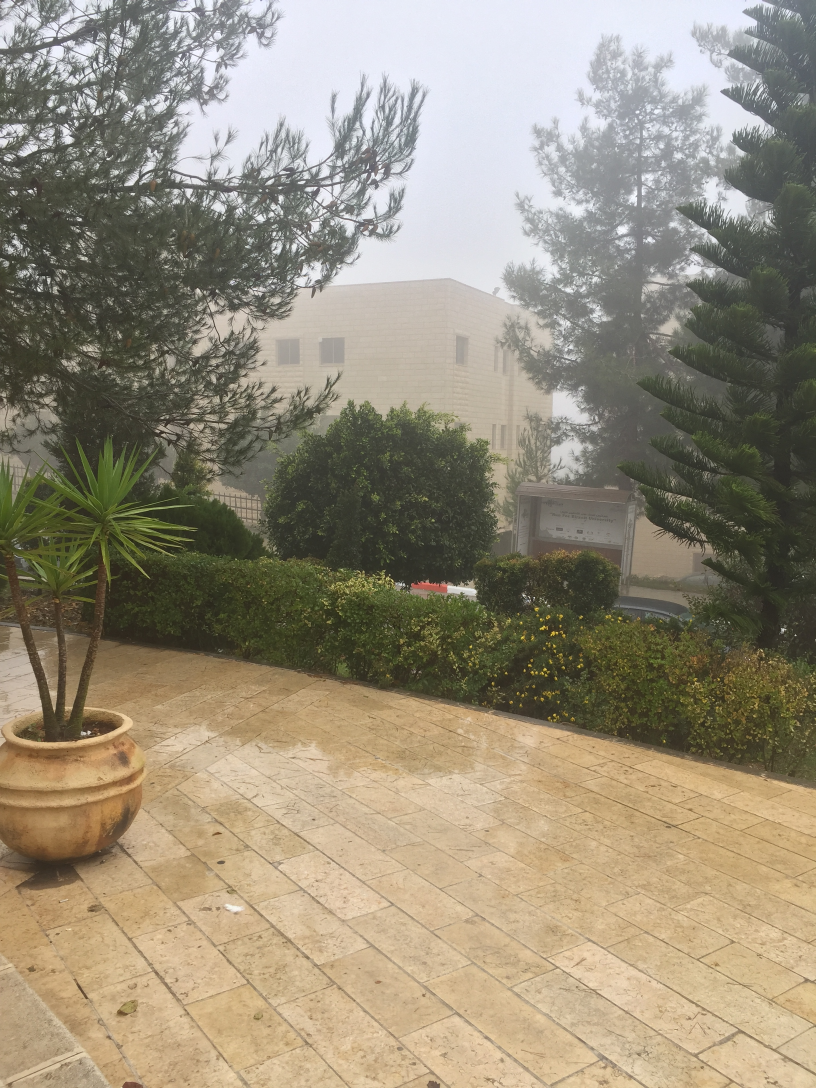
#> input picture Input & Output/10/1.JPG, 2448 x 3264 px (shown at 1/3 size); its folder holds 3 pictures in this run
$ python source.py
#> lines starting #> are read from the running program, lines starting #| are printed output that depends on the picture; long printed decimals are rounded
import math
import numpy as np
import cv2 as cv2
import glob
import imutils
import os
import time
import matplotlib.pyplot as plt


width = int(500)
height = int(700)

def saveEnhancedImage(image,innerDirectory,name):
    if(not os.path.exists(str(innerDirectory))):
        os.makedirs(str(innerDirectory))
    return cv2.imwrite((str(innerDirectory)+'/'+str(name)+'.jpg'),image)


# [53 lines left out: functions rotate2, rotated_rect, crop, rotate, not called in this run]
#--------------------------#

#--------------------------#
def showAndWait(img):
    x=1
    # cv2.imshow('im', img)
    # cv2.waitKey(0)
#--------------------------#


#--------------------------#
def show(img):
    cv2.imshow('im', img)
#--------------------------#

# [11 lines left out: function increase_brightness, not called in this run]

#--------------------------#
def getImage(path):
#> called with path = 'Input & Output/10/1.JPG'
    return cv2.imread(path)
#> returned value is the input picture: shape (3264, 2448, 3); mean B, G, R 121.3, 141.1, 150.3
#--------------------------#


#--------------------------#
def resize(img,w,h):
#> called with w = 500, h = 700
    return  cv2.resize(img, (w, h))
#> returned value: shape (700, 500, 3)
#--------------------------#


#--------------------------#
# def rotate(img,times):
#     M = cv2.getRotationMatrix2D((width / 2, height / 2), 15, 1)
#     for i in range(times):
#         img = cv2.warpAffine(img, M, (width, height))
#     return img
#--------------------------#


#--------------------------#
def returnFeatureDetectionAlgorithm(algoName):
    if(algoName == 'SIFT'):
        return cv2.xfeatures2d.SIFT_create()
    if(algoName == 'SURF'):
        return  cv2.xfeatures2d.SURF_create()
    if(algoName == 'ORB'):
        return cv2.ORB_create(nfeatures=1500)
    return None
#--------------------------#


#--------------------------#
def getKeyPoints_Descriptors(algo,img):
    return algo.detectAndCompute(img, None)
#--------------------------#


#--------------------------#
def returnMatchingImage(img1, kp1, img2, kp2, matches, k):
    return cv2.drawMatches(img1, kp1, img2, kp2, matches[:k], None)
#--------------------------#


#--------------------------#
def findMinAbsSlope(algoName,img1, img2, k, knn = True):
    algo = returnFeatureDetectionAlgorithm(algoName)

    kps1, des1 = getKeyPoints_Descriptors(algo, img1)

    kps2, des2 = getKeyPoints_Descriptors(algo, img2)

    matches = returnSortedMatchesBetweenTwoImages(algoName, des1, des2, knn)

    val = 0
    dis = 0
    for i in matches[:k]:
        x1, y1 = kps1[i.queryIdx].pt
        x2, y2 = kps2[i.trainIdx].pt
        if (x2 == x1):
            val = val + 0
        else:
            val = val + abs((y2 - y1) / (x2 - x1))
        dis = dis + ((y2 - y1)**2 + (x2+width - x1)**2)**0.5

    return val*dis
#--------------------------#


#--------------------------#
def findMinimumSlopeSidePair(algoName, img1, img2, k, knn = True):
    M = cv2.getRotationMatrix2D((width / 2, height / 2), 90, 1)
    mn = None
    side1, side2 = 0, 0
    for i in range(4):
        for j in range(4):
            val = findMinAbsSlope(algoName, img1, img2, k, knn)
            if(mn == None or val < mn):
                side1 = i
                side2 = j
                mn = val
            img2 = cv2.warpAffine(img2, M, (width, height))
        img1 = cv2.warpAffine(img1, M, (width, height))
    return (mn,side1, side2)
#--------------------------#


#--------------------------#
def findMinimumSlopeSidePair2(algoName, img1, img2, k, knn = True):
    M = cv2.getRotationMatrix2D((width / 2, height / 2), 90, 1)
    mn = None
    side = 0
    for j in range(4):
        val = findMinAbsSlope(algoName, img1, img2, k, knn)
        if(mn == None or val < mn):
            side = j
            mn = val
        img1 = cv2.warpAffine(img1, M, (width, height))
    return (mn,side)
#--------------------------#


#--------------------------#
def returnSortedMatchesBetweenTwoImages(algoName,des1, des2, knn = True):
    if(algoName == 'SIFT' or algoName == 'SURF'):
        if(knn == True):
            bf = cv2.BFMatcher()
            matches = bf.knnMatch(des1, des2, k=2)
            good = []
            for m in matches:
                if len(m) == 2 and m[0].distance < m[1].distance * 0.75:
                    good.append(m[0])

            return sorted(good, key=lambda x: x.distance)
        else:
            bf = cv2.BFMatcher(cv2.NORM_L2, crossCheck=True)
            matches = bf.match(des1, des2)
            return sorted(matches, key=lambda x: x.distance)

    if(algoName == 'ORB'):
        if(knn == True):
            bf = cv2.BFMatcher()
            matches = bf.knnMatch(des1, des2, k=2)
            good = []
            for m in matches:
                if len(m) == 2 and m[0].distance < m[1].distance * 0.75:
                    good.append(m[0])
            return sorted(good, key=lambda x: x.distance)
        else:
            bf = cv2.BFMatcher(cv2.NORM_HAMMING, crossCheck = True)
            matches = bf.match(des1, des2)
            return sorted(matches, key = lambda x:x.distance)
#--------------------------#
#--------------------------#
def matchKeypoints(kpsA, kpsB, featuresA, featuresB,
    reprojThresh,matches):

    newMatches = []

    for m in matches:
      newMatches.append((m.trainIdx,m.queryIdx))

    ptsA = np.float32([kpsA[i] for (_, i) in newMatches])
    ptsB = np.float32([kpsB[i] for (i, _) in newMatches])

    (H, status) = cv2.findHomography(ptsA, ptsB, cv2.RANSAC,reprojThresh)
    return (newMatches, H, status)
#--------------------------#

def getGaussianFilter(image,size,sigma):
    return cv2.GaussianBlur(image,(size, size),sigma)

# [21 lines left out: functions illuminate, addGaussianNoise, not called in this run]
#--------------------------#
def stitch(algoName, imagesPath, k, knn = True,operation='NONE',blur = 0):

    totalTime =0
    algo = returnFeatureDetectionAlgorithm(algoName)
    image_list = []
    for filename in glob.glob(imagesPath + '/*.*'):
        # print(filename.split(imagesPath + '/')[1])
        # print(filename)
        im = resize(getImage(filename), width, height)
        if(operation=='BLUR'):
         im = getGaussianFilter(im,20,blur)
        if(operation == 'NOISE'):
         im = addGaussianNoise(im,0,angle)
        if(operation == 'GAMMA'):
            im = illuminate(im,10,0)

        image_list.append((im, filename.split(imagesPath + '/')[1].split('.')[0]))
#> pass 2 of the loop in stitch, `for filename in glob.glob(imagesPath + '/*.*'):`:
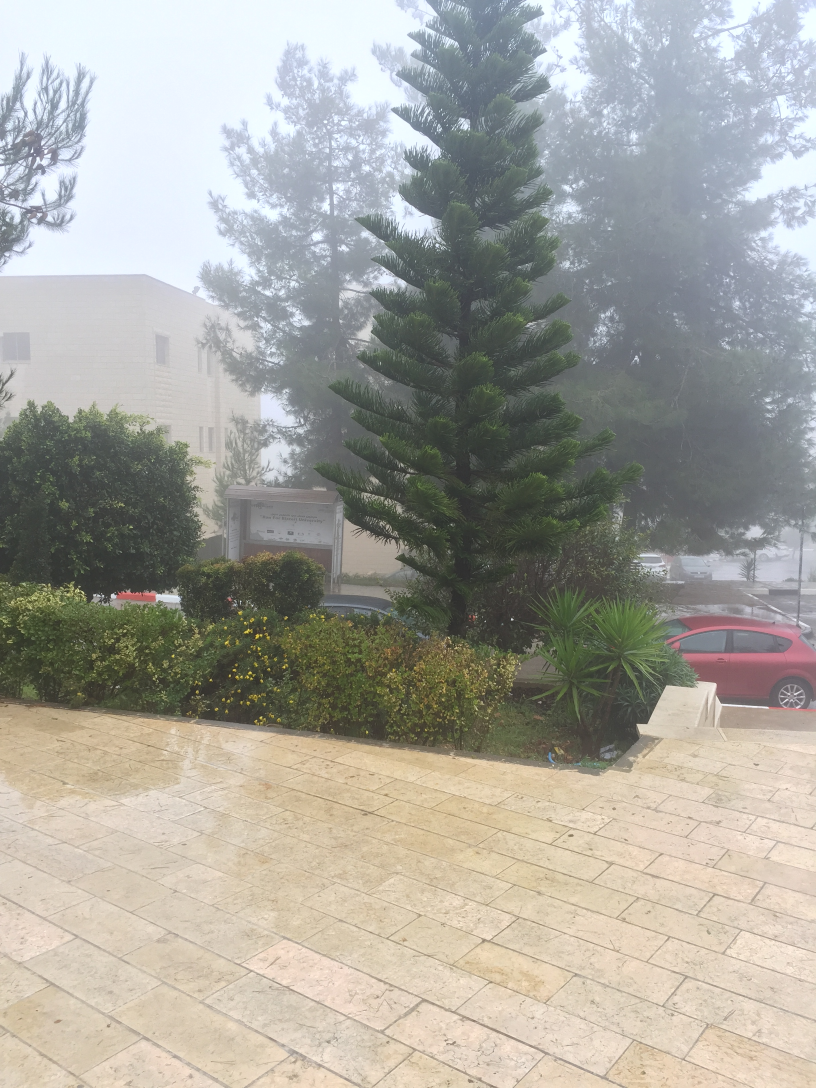
#> input picture Input & Output/10/2.JPG, 2448 x 3264 px (shown at 1/3 size)
#> in getImage, returned value is the input picture: shape (3264, 2448, 3); mean B, G, R 156.9, 164.5, 166.2
#> in resize (call 2), `return  cv2.resize(img, (w, h))`:
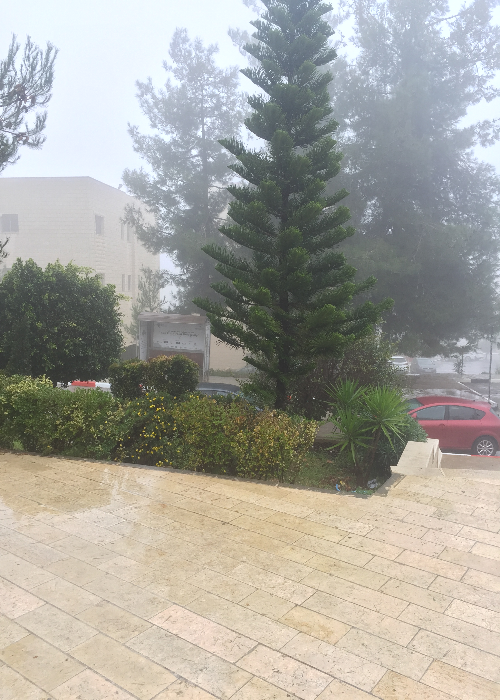
#> returned value: shape (700, 500, 3); mean of channels 0, 1, 2 156.7, 164.3, 166; drawn as B, G, R
    image_list = sorted(image_list, key=lambda x: x[1])
#> image_list = 3 items
    for i in range(len(image_list)):
        image_list[i] = image_list[i][0]
#> this loop made 3 passes
    # image_list[0] = rotate(image_list[0],angle)

    # Just for two photos [0] and [1]
    if(len(image_list) >= 2):
        # image_list[len(image_list) - 2] = rotate_im(image_list[len(image_list) - 2],20)
        showAndWait(image_list[len(image_list) - 2])
        showAndWait(image_list[len(image_list) - 1])
        mm, side1, side2 = findMinimumSlopeSidePair('ORB' ,image_list[len(image_list) - 2], image_list[len(image_list) - 1], k, False)
#> the loop in findMinimumSlopeSidePair, `for i in range(4):` made 4 passes
#> after the loop in findMinimumSlopeSidePair, `for i in range(4):`:
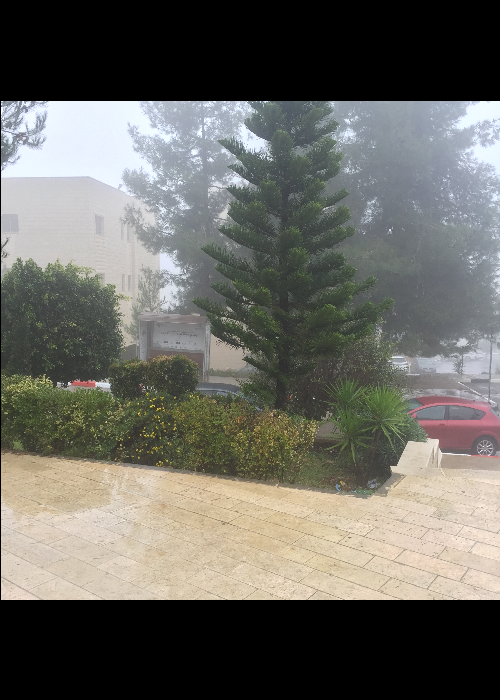
#> img1: shape (700, 500, 3); mean of channels 0, 1, 2 98, 104.3, 105.3; drawn as B, G, R
#> after the loop in findMinimumSlopeSidePair, `for i in range(4):`:
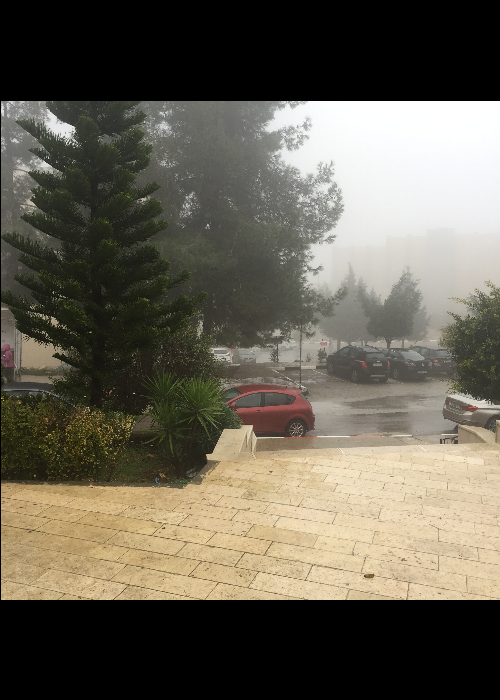
#> img2: shape (700, 500, 3); mean of channels 0, 1, 2 83.4, 96.3, 101.6; drawn as B, G, R
#> after the loop in findMinimumSlopeSidePair, `for i in range(4):`: mn = 187918.2; side1 = 0
#> mm = 187918.2; side1 = 0; side2 = 0
        # image_list[len(image_list) - 2] = rotate(image_list[len(image_list) - 2], side1)
        # image_list[len(image_list) - 1] = rotate(image_list[len(image_list) - 1], side2)
        imageA = image_list[len(image_list) - 1]
        imageB = image_list[len(image_list) - 2]
        start = time.time()
        kps1, des1 = getKeyPoints_Descriptors(algo, imageA)
#> kps1 = 1482 keypoints; strongest (x, y, size): (208, 456, 37.2), (207, 455, 31), (73, 143, 31), (207, 456, 44.6)
        kps2, des2 = getKeyPoints_Descriptors(algo, imageB)
#> kps2 = 1487 keypoints; strongest (x, y, size): (391, 468, 31), (68, 382, 31), (392, 466, 31), (392, 467, 44.6)
        matches = returnSortedMatchesBetweenTwoImages(algoName, des1, des2, knn)
#> in returnSortedMatchesBetweenTwoImages (call 17), `matches = bf.knnMatch(des1, des2, k=2)`: matches = 1482 matches
#> after the loop in returnSortedMatchesBetweenTwoImages (call 17), `for m in matches:`: good = 55 matches
#> matches = 55 matches
        # imageB = rotate(imageB, kps1[matches[0].queryIdx].angle - kps2[matches[0].trainIdx].angle)
        kps1, des1 = getKeyPoints_Descriptors(algo, imageA)
        kps2, des2 = getKeyPoints_Descriptors(algo, imageB)

        matches = returnSortedMatchesBetweenTwoImages(algoName, des1, des2, knn)


        end = time.time()
        totalTime = totalTime + (end - start)
        m = returnSortedMatchesBetweenTwoImages(algoName, des2, des1, knn)
#> in returnSortedMatchesBetweenTwoImages (call 19), `matches = bf.knnMatch(des1, des2, k=2)`: matches = 1487 matches
#> after the loop in returnSortedMatchesBetweenTwoImages (call 19), `for m in matches:`: good = 50 matches
#> m = 50 matches
        mm = returnMatchingImage(imageB, kps2, imageA, kps1, m, k);
        showAndWait(mm)
        saveEnhancedImage(mm,'matches',algoName)
        start = time.time()
        kps1 = np.float32([kp.pt for kp in kps1])
#> kps1 = 1482 pairs, first value 31 to 468, second value 35 to 668
        kps2 = np.float32([kp.pt for kp in kps2])
#> kps2 = 1487 pairs, first value 31 to 467, second value 33 to 643
        M = matchKeypoints(kps1, kps2, des1, des2, 4,matches)
#> the loop in matchKeypoints, `for m in matches:` made 55 passes
#> after the loop in matchKeypoints, `for m in matches:`: newMatches = 55 pairs, first value 12 to 1483, second value 16 to 1467
#> in matchKeypoints, `ptsA = np.float32([kpsA[i] for (_, i) in newMatches])`: ptsA = 55 pairs, first value 40.8 to 395.6, second value 51.84 to 487.3
#> in matchKeypoints, `ptsB = np.float32([kpsB[i] for (i, _) in newMatches])`: ptsB = 55 pairs, first value 56.16 to 443.5, second value 70.8 to 491
#> in matchKeypoints, `(H, status) = cv2.findHomography(ptsA, ptsB, cv2.RANSAC,reprojThresh)`: H = [[0.853, -0.106, 208.8], [-0.00136, 0.819, 29.84], [-4.71e-06, -0.000302, 1]]; status = 55 values, max 1 at index 0, min 0 at index 1, mean 0.636
        (matches, H, status) = M
#> matches has the same summary as newMatches in matchKeypoints
        matchcount = len(matches)
#> matchcount = 55

        result = cv2.warpPerspective(imageA, H,
                                     (imageA.shape[1] + imageB.shape[1], imageA.shape[0]))
        result[0:imageB.shape[0], 0:imageB.shape[1]] = imageB
        end = time.time()
        totalTime = totalTime + (end - start)

        # [7 lines of commented-out code are left out]
        for i in range(len(image_list) - 2):
            showAndWait(result)
            showAndWait(image_list[len(image_list) - i - 3])
            mm, side = findMinimumSlopeSidePair2('ORB' ,image_list[len(image_list) - i - 3], result, k, False)
            # image_list[len(image_list) - i - 3] = rotate(image_list[len(image_list) - i - 3], side)
            imageA = result
            imageB = image_list[len(image_list) - i - 3]
            start = time.time()
            kps1, des1 = getKeyPoints_Descriptors(algo, imageA)
            kps2, des2 = getKeyPoints_Descriptors(algo, imageB)
            matches = returnSortedMatchesBetweenTwoImages(algoName, des1, des2, knn)

            # imageB = rotate(imageB, kps1[matches[0].queryIdx].angle - kps2[matches[0].trainIdx].angle)
            kps1, des1 = getKeyPoints_Descriptors(algo, imageA)
            kps2, des2 = getKeyPoints_Descriptors(algo, imageB)

            matches = returnSortedMatchesBetweenTwoImages(algoName, des1, des2, knn)
            end = time.time()
            totalTime = totalTime + (end - start)
            m = returnSortedMatchesBetweenTwoImages(algoName, des2, des1, knn)
            mm = returnMatchingImage(imageB, kps2 , imageA, kps1, m, k);
            showAndWait(mm)
            start = time.time()
            kps1 = np.float32([kp.pt for kp in kps1])
            kps2 = np.float32([kp.pt for kp in kps2])
            M = matchKeypoints(kps1, kps2, des1, des2, 4, matches)
            (matches, H, status) = M
            result = cv2.warpPerspective(imageA, H,
                                         (imageA.shape[1] + imageB.shape[1], imageA.shape[0]))
            result[0:imageB.shape[0], 0:imageB.shape[1]] = imageB
            end = time.time()
            totalTime = totalTime + (end - start)
            result = resize(result, width, height)
#> this loop made 1 pass
#> (M, side, totalTime) on pass 1: ([[6.12e-17, 1, -100], [-1, 6.12e-17, 600]], 0, 0.753)
#> after the loop, totalTime = 0.753
            # [11 lines of commented-out code are left out]
        result = resize(result, 1000, 500)
        showAndWait(result)
        saveEnhancedImage(result,'result',algoName)
        print(algoName,totalTime)
#| ORB 0.7535
        return totalTime,matchcount
    else:
        print('no enough images')


# [8 lines of commented-out code are left out]
stitch('ORB', '10', 100, True,'NONE')
stitch('SIFT', '10', 40, True,'NONE')
#> in stitch (call 2), `totalTime =0`: totalTime = 0
#> pass 2 of the loop in stitch, `for filename in glob.glob(imagesPath + '/*.*'):`:
#> the loop in stitch (call 2), `for i in range(len(image_list)):` made 3 passes
#> the loop in findMinimumSlopeSidePair (call 2), `for i in range(4):` made 4 passes
#> in stitch (call 2), `mm, side1, side2 = findMinimumSlopeSidePair('ORB' ,image_list[len(imag..`: mm = 26344.9
#> in stitch (call 2), `kps1, des1 = getKeyPoints_Descriptors(algo, imageA)`: kps1 = 1031 keypoints; strongest (x, y, size): (69, 80, 6.2), (54, 322, 5), (44, 166, 7.9), (90, 65, 3.8)
#> in stitch (call 2), `kps2, des2 = getKeyPoints_Descriptors(algo, imageB)`: kps2 = 1176 keypoints; strongest (x, y, size): (69, 383, 1.9), (104, 385, 7.8), (255, 144, 14.1), (285, 80, 4.7)
#> in stitch (call 2), `matches = returnSortedMatchesBetweenTwoImages(algoName, des1, des2, knn)`: matches = 148 matches
#> in stitch (call 2), `totalTime = totalTime + (end - start)`: totalTime = 0.682
#> in stitch (call 2), `m = returnSortedMatchesBetweenTwoImages(algoName, des2, des1, knn)`: m = 146 matches
#> call 3 of returnMatchingImage, with k = 40
#> in returnMatchingImage (call 3), `return cv2.drawMatches(img1, kp1, img2, kp2, matches[:k], None)`:
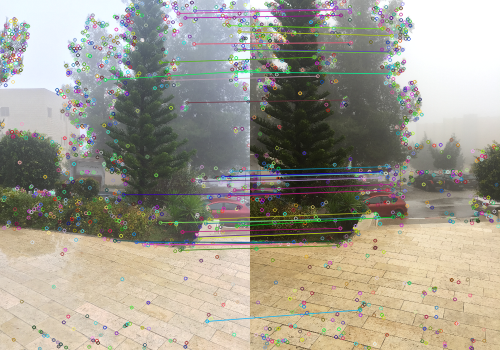
#> returned value: shape (700, 1000, 3) (shown at 1/2 size); mean of channels 0, 1, 2 142.8, 155.8, 160.4; drawn as B, G, R
#> in stitch (call 2), `kps1 = np.float32([kp.pt for kp in kps1])`: kps1 = 1031 pairs, first value 3.23 to 496.1, second value 2.52 to 696.7
#> in stitch (call 2), `kps2 = np.float32([kp.pt for kp in kps2])`: kps2 = 1176 pairs, first value 2.71 to 497.1, second value 2.4 to 696.9
#> in stitch (call 2), `(matches, H, status) = M`: matches = 148 pairs, first value 155 to 1161, second value 6 to 1010; H = [[0.755, -0.0141, 201.4], [-0.144, 0.92, 30.34], [-0.000472, -6.32e-06, 1]]; status = 148 values, max 1 at index 0, min 0 at index 4, mean 0.676
#> in stitch (call 2), `matchcount = len(matches)`: matchcount = 148
#> in stitch (call 2), `totalTime = totalTime + (end - start)`: totalTime = 0.879
#> the loop in stitch (call 2), `for i in range(len(image_list) - 2):` made 1 pass
#> (M, side, totalTime) on pass 1: ([[6.12e-17, 1, -100], [-1, 6.12e-17, 600]], 0, 2.09)
#> pass 1, in stitch (call 2), `mm = returnMatchingImage(imageB, kps2 , imageA, kps1, m, k);`:
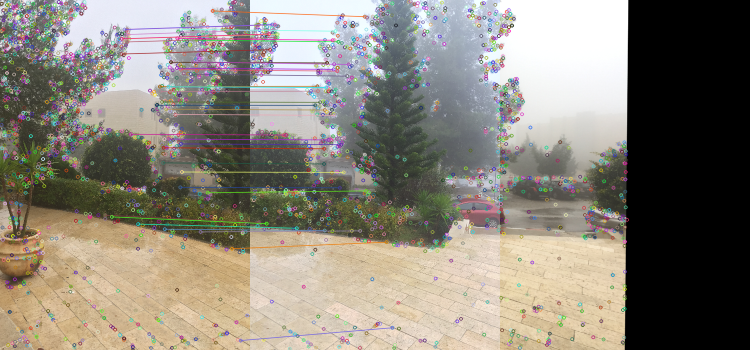
#> mm: shape (700, 1500, 3) (shown at 1/2 size); mean B, G, R 122.2, 132.9, 138.4
#> pass 1, in stitch (call 2), `result = cv2.warpPerspective(imageA, H, (imageA.shape[1] + imageB.shap..`:
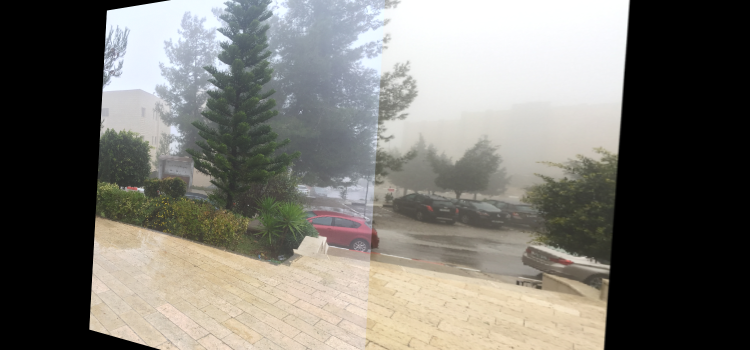
#> result: shape (700, 1500, 3) (shown at 1/2 size); mean B, G, R 112.3, 118.5, 120.7
#> pass 1, in stitch (call 2), `result = resize(result, width, height)`:
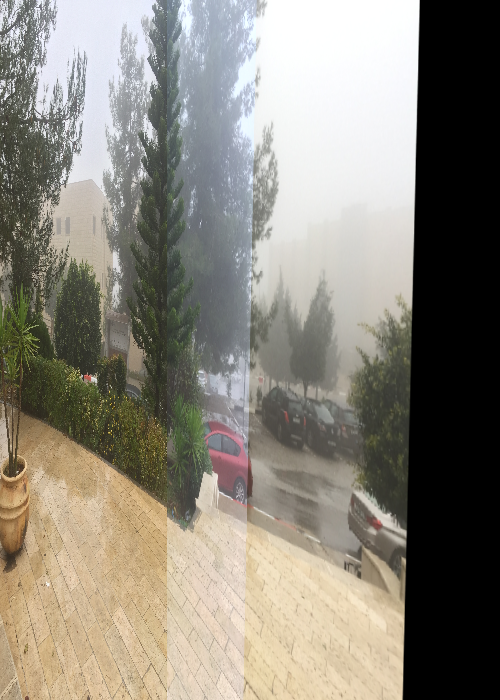
#> result: shape (700, 500, 3); mean B, G, R 122.3, 133.1, 138
#> after the loop in stitch (call 2), `for i in range(len(image_list) - 2):`: totalTime = 2.09
#> in resize (call 10), `return  cv2.resize(img, (w, h))`:
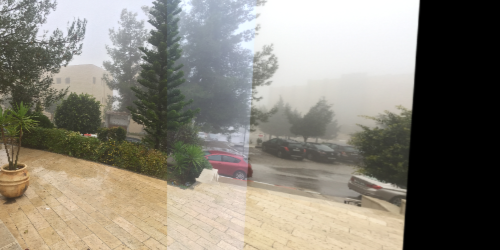
#> returned value: shape (500, 1000, 3) (shown at 1/2 size); mean of channels 0, 1, 2 122.3, 133.1, 137.9; drawn as B, G, R
#| SIFT 2.091
stitch('SURF', '10', 40, True,'NONE')
#> (the run stopped early here; a loop or call above may not have finished)
